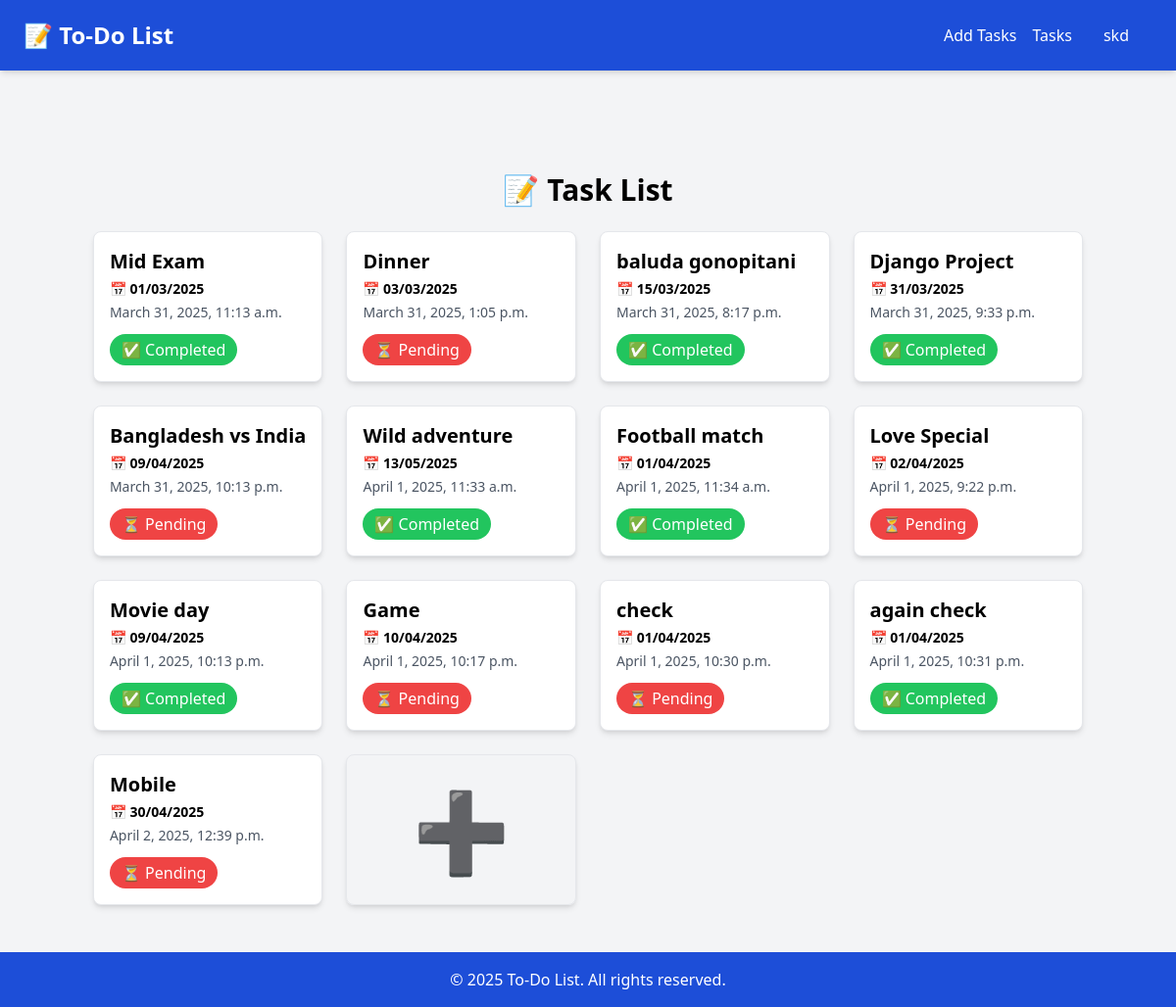
The app's page / (signed in), older data.
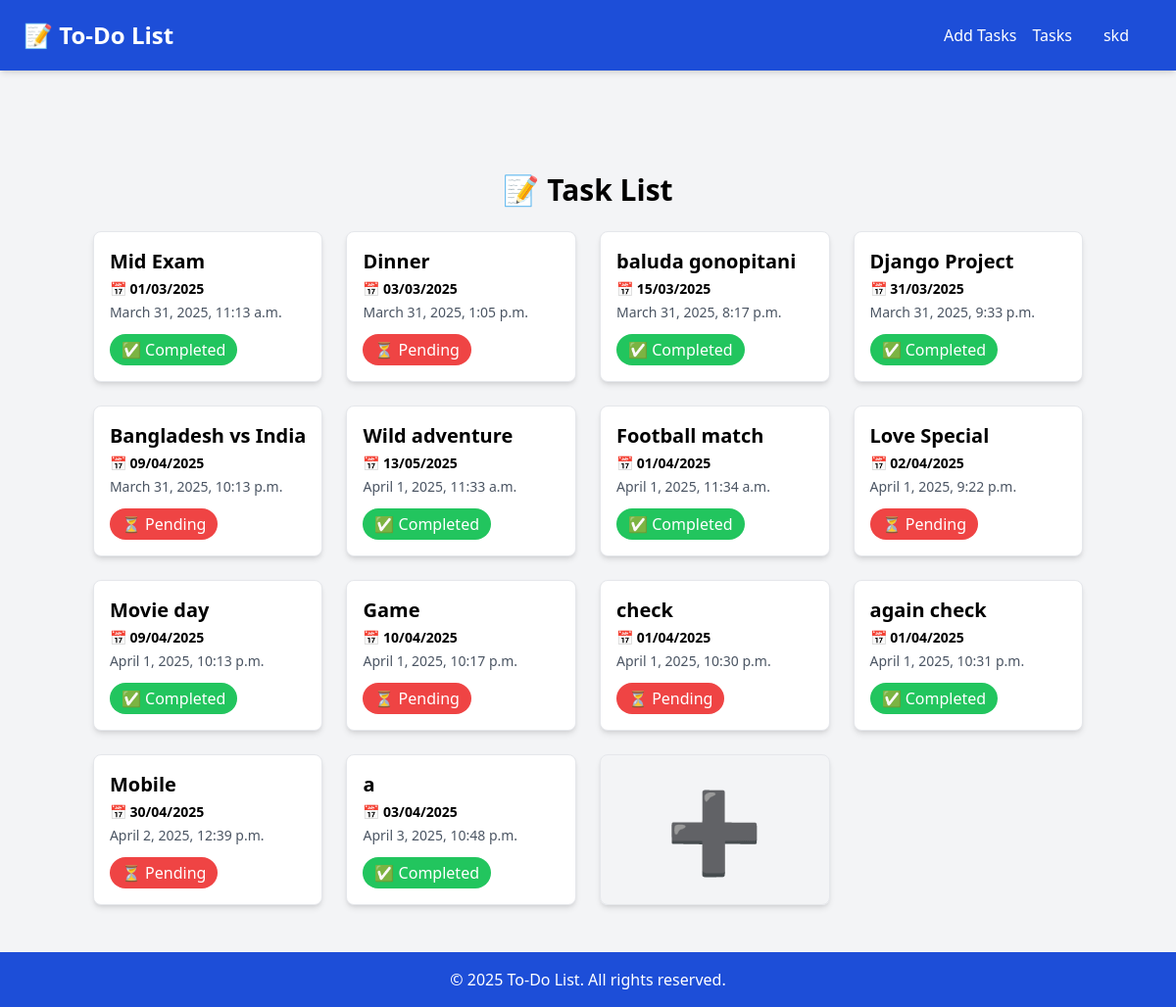
The same page, newer data.
### task/models.py (models this page shows, shortened)
class Task(models.Model):
    user = models.ForeignKey(User, on_delete=models.CASCADE, null=True, blank=True)
    title= models.CharField(max_length=100)
    description = models.TextField(blank=True, null=True)
    completed = models.BooleanField(default=False)
    task_date = models.DateField(null=True, blank=True)
    created_at= models.DateTimeField(auto_now_add=True)
    updated_at= models.DateTimeField(auto_now=True)

### task/views.py (the view)
# urls.py: path('', TaskView.as_view(), name='task'),
@method_decorator(login_required, name="dispatch")
class TaskView(View):
    def get(self, request):
        if not request.user.is_authenticated:
            return redirect("login")  # Redirect to login page
        task = Task.objects.filter(user=request.user)  # ✅ Safe way to filter tasks
        return render(request, "task/tasks.html", locals())

### task/templates/task/tasks.html (shortened to what this page needs)
{% extends 'task/base.html' %}
{% load static %}
{% block main-content %}
         <main class="flex-grow pt-24 max-w-6xl mx-auto p-6">
            <h1 class="text-3xl font-bold text-center mb-6">📝 Task List</h1>
            <div class="grid grid-cols-1 sm:grid-cols-2 md:grid-cols-3 lg:grid-cols-4 gap-6">
                {% for t in task %}
                <a href="{% url 'taskdetails' t.id%}">
                    <div class="bg-white p-4 rounded-lg shadow-md border">
                        <h2 class="text-xl font-semibold">{{t.title}}</h2>
                        <p class="text-black font-bold text-sm mt-1">📅 {{t.task_date|date:"d/m/Y"}}</p>
                        <p class="text-gray-600 text-sm mt-1"> {{t.created_at}}</p>
                        {% if t.completed == True %}
                        <span class="inline-block px-3 py-1 mt-3 rounded-full text-white bg-green-500">
                            ✅ Completed
                        </span>
                            {% else %}
                            <span class="inline-block px-3 py-1 mt-3 rounded-full text-white bg-red-500">
                                ⏳ Pending
                            </span>
                        {% endif %}
                    </div>
                </a>
                {% endfor %}
                <a href="{% url 'addtask' %}">
                    <div class="bg-white-400 p-4 rounded-lg shadow-md border hover:bg-gray-200">
                        <h1 class="text-center text-[80px]">➕</h1>
                     </div>
                </a>
            </div>
        </main>
{% endblock main-content %}

### task/templates/task/base.html (shortened to what this page needs)
<!DOCTYPE html>
{% load static %}
<html lang="en">
<head>
    <script src="https://cdn.tailwindcss.com"></script>
</head>
<body class="h-screen flex flex-col bg-gray-100">
    <header class="bg-blue-700 text-white p-4 shadow-md fixed top-0 left-0 w-full z-10">
        <div class="max-w-6xl mx-auto flex justify-between items-center">
            {% if request.user.is_authenticated %}
                <a href="{% url 'task' %}" class="text-2xl font-bold">📝 To-Do List</a>
            {% else %}
                <a href="#" class="text-2xl font-bold">📝 To-Do List</a>
            {% endif %}
            {% if request.user.is_authenticated %}
            <nav id="navMenu" class="hidden md:flex space-x-4 items-center">
                <a href="{% url 'addtask' %}" class="">Add Tasks</a>
                <a href="{% url 'task' %}" class="">Tasks</a>
                <div class="relative">
                    <button id="userDropdownBtn" class="px-4 py-2 rounded-lg flex items-center">
                        <span class="mr-2"> {{request.user}}</span>
                    </button>
                </div>
                {% else %}
                <a href="{% url 'login' %}" class="">Login</a>
                <a href="{% url 'registration' %}" class="bg-white text-blue-600 px-4 py-2 rounded-lg hover:bg-gray-200">Register</a>
            </nav>
            {% endif %}
        </div>
    </header>
    <main class="flex-grow pt-20 max-w-6xl mx-auto p-6">
        {% block main-content %}
        {% endblock main-content %}
    </main>
    <footer class="bg-blue-700 text-white text-center p-4">
        <p>&copy; 2025 To-Do List. All rights reserved.</p>
    </footer>
</body>
</html>

Row changes from the older to the newer data that the page shows:
added Task: title "a", task_date "03/04/2025", created_at "April 3, 2025, 10:48 p.m.", completed "✅ Completed"
